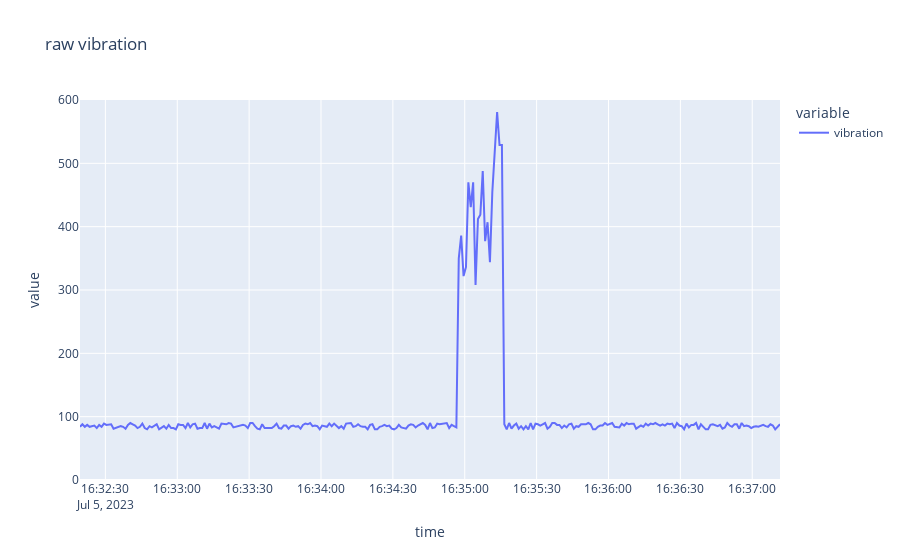

The notebook cell this image was saved under:
### Code cell
query = "SELECT vibration FROM machine_data WHERE \"machineID\" = 'machine2' AND time >= now() - 5m"
table = client.query(query=query, language="influxql")
anom_data = table.to_pandas().drop(columns=['iox::measurement']).set_index('time')
fig2 = px.line(anom_data, y=["vibration"], title='raw vibration', range_y=[0, 600])
fig2.show()

### Figure 1 — Plotly figure (JSON) as saved in the notebook; plotly's stock layout.template omitted (floating-point values rounded to 4 significant figures; data arrays with more than 128 entries replaced by an {"elided": "..."} marker saying what was removed)
{"data": [{"hovertemplate": "variable=vibration<br>time=%{x}<br>value=%{y}<extra></extra>", "legendgroup": "vibration", "line": {"color": "#636efa", "dash": "solid"}, "marker": {"symbol": "circle"}, "mode": "lines", "name": "vibration", "orientation": "v", "showlegend": true, "type": "scatter", "x": {"elided": "293 str values"}, "xaxis": "x", "y": {"elided": "293 int values"}, "yaxis": "y"}], "layout": {"legend": {"title": {"text": "variable"}, "tracegroupgap": 0}, "title": {"text": "raw vibration"}, "xaxis": {"anchor": "y", "domain": [0, 1], "title": {"text": "time"}}, "yaxis": {"anchor": "x", "domain": [0, 1], "range": [0, 600], "title": {"text": "value"}}}}
